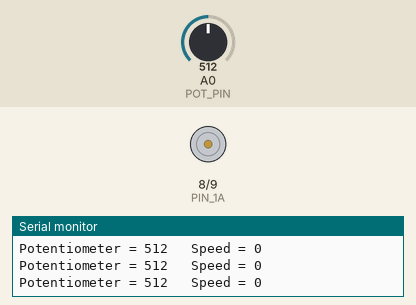
Bench run of a sketch on a simulated Arduino Uno, built with avr-gcc and run on an emulated ATmega328P. On the bench: motor-driver pin pairs drawn as motors (green arrow = first pin HIGH = forward, orange = second pin HIGH = backward, longer = more drive, scaled by the enable pin), the last lines printed to the serial monitor. The test bench sets the inputs (shaded band); at power-on: A0 (POT_PIN) = 512.

Above: at 1.2 s.
1.3 s: A0 (POT_PIN) set to 532
4.3 s: A0 (POT_PIN) set to 544
5.8 s: A0 (POT_PIN) set to 900
At 6.8 s:
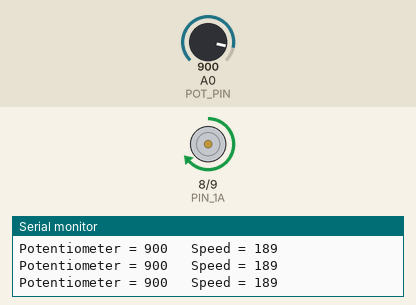
7.3 s: A0 (POT_PIN) set to 1023
At 7.7 s:
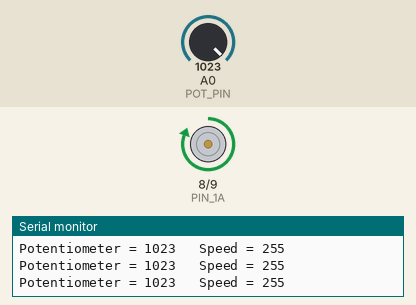
8.8 s: A0 (POT_PIN) set to 716
At 9.9 s:
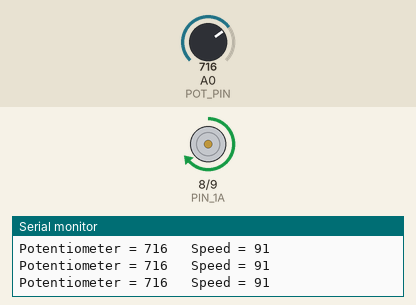
10.3 s: A0 (POT_PIN) set to 470
At 11.7 s:
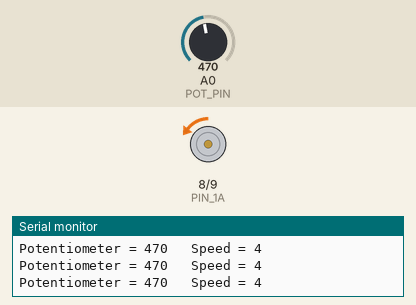
Timing chart, 0 to 12.8 s (numbered marks = the images above; inputs shaded):
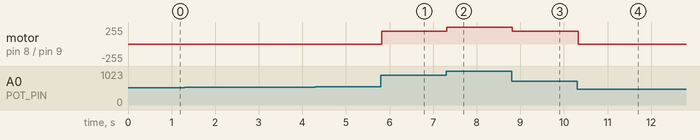

The sketch:

taask2-1.ino
```cpp
const int POT_PIN = A0;

const int PIN_EN = 5;   // L293D pin 1 (Enable)
const int PIN_1A = 8;   // L293D pin 2
const int PIN_2A = 9;   // L293D pin 7

void setup() {
  pinMode(PIN_EN, OUTPUT);
  pinMode(PIN_1A, OUTPUT);
  pinMode(PIN_2A, OUTPUT);

  Serial.begin(9600);
}

void loop() {
  int value = analogRead(POT_PIN);

  int speedValue = 0;


  if (value >= 480 && value <= 543) {

    digitalWrite(PIN_1A, LOW);
    digitalWrite(PIN_2A, LOW);

    analogWrite(PIN_EN, 0);
  }


  else if (value < 480) {

    digitalWrite(PIN_1A, LOW);
    digitalWrite(PIN_2A, HIGH);

    speedValue = map(value, 479, 0, 0, 255);

    analogWrite(PIN_EN, speedValue);
  }


  else {

    digitalWrite(PIN_1A, HIGH);
    digitalWrite(PIN_2A, LOW);

    speedValue = map(value, 544, 1023, 0, 255);

    analogWrite(PIN_EN, speedValue);
  }

  Serial.print("Potentiometer = ");
  Serial.print(value);

  Serial.print("   Speed = ");
  Serial.println(speedValue);

  delay(20);
}
```

Measured:
- after the input at 5.8 s, motor on pin 8 (PIN_1A) / pin 9 (PIN_2A): stopped → forward 189/255 at once
- after the input at 7.3 s, motor on pin 8 (PIN_1A) / pin 9 (PIN_2A): forward 189/255 → forward 255/255 at once
- after the input at 8.8 s, motor on pin 8 (PIN_1A) / pin 9 (PIN_2A): forward 255/255 → forward 189/255 at once
- after the input at 10.3 s, motor on pin 8 (PIN_1A) / pin 9 (PIN_2A): forward 189/255 → backward 4/255 at once
